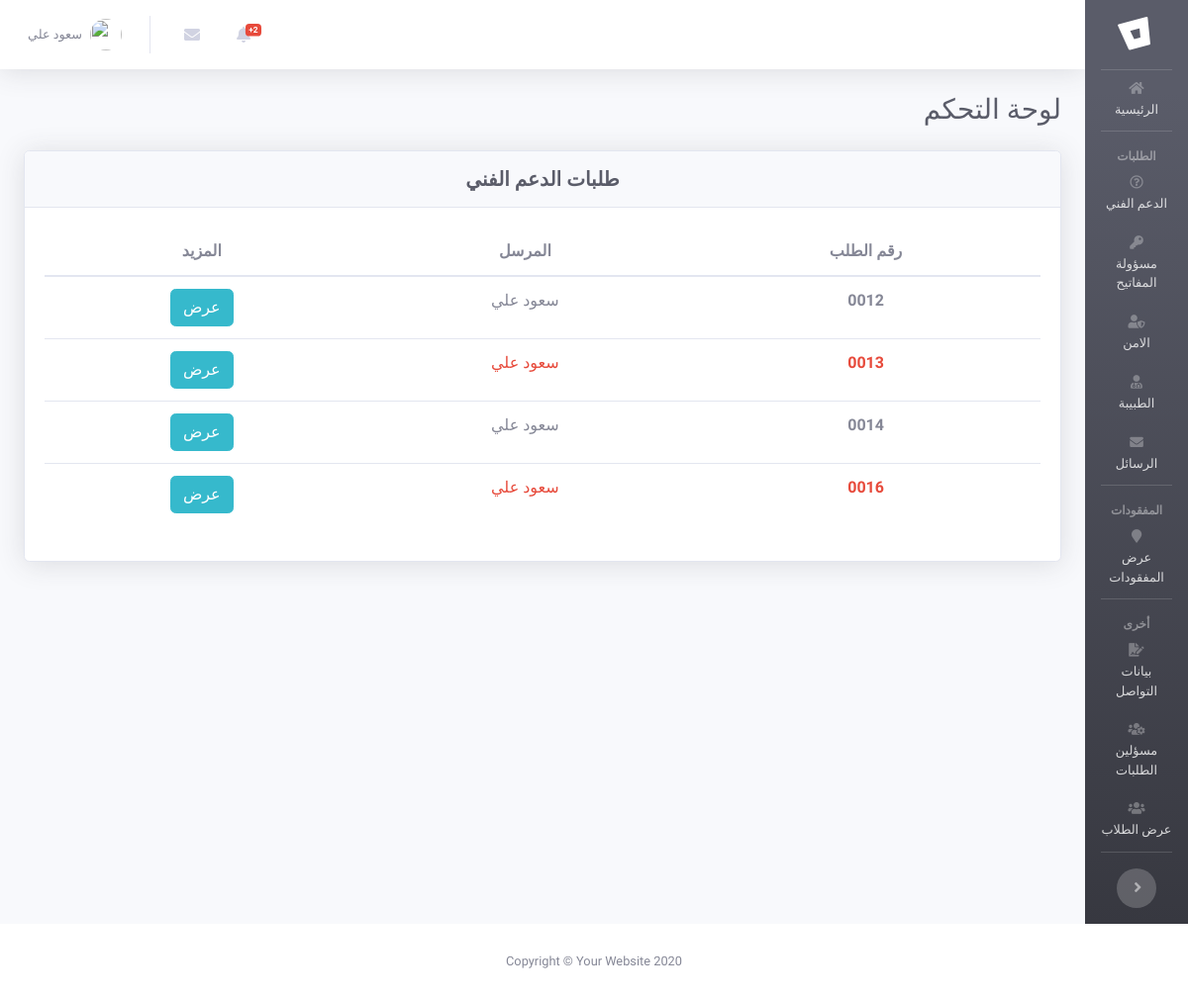
/dashboard/orders.php?do=support (signed in), run on the app's committed database.
### tables this page shows
CREATE TABLE `order` (
  `id` int(11) NOT NULL,
  `to_who` varchar(225) NOT NULL,
  `message` text NOT NULL,
  `important` int(11) NOT NULL DEFAULT '0',
  `from_who` int(11) NOT NULL,
  `reared` int(11) NOT NULL DEFAULT '0',
  `date_order` int(225) NOT NULL
);

CREATE TABLE `users` (
  `id` int(11) NOT NULL,
  `name` varchar(225) NOT NULL,
  `email` varchar(225) NOT NULL,
  `password` varchar(225) NOT NULL,
  `roal` int(11) NOT NULL DEFAULT '4',
  `token` varchar(225) NOT NULL,
  `token_end` datetime NOT NULL
);

### dashboard/includes/DataBase.php (called while the page is built, shortened)
<?php
class Database
{
    protected $_db;
    static $_instance;
    private $host = 'localhost';
    private $db_name = 'tvtc_test';
    private $username = 'root';
    private $password = '';
    private function __construct() {
        try{
            $this->_db = new PDO('mysql:host='.$this->host .';dbname='.$this->db_name .';charset=utf8mb4', ''.$this->username .'', ''.$this->password .'', [PDO::ATTR_ERRMODE => PDO::ERRMODE_EXCEPTION,PDO::ATTR_DEFAULT_FETCH_MODE => PDO::FETCH_ASSOC]);
        }catch(PDOException $e){
            $errorId = 6;
            require 'error.php';
            exit;
        }
    }
    public static function getInstance() {
        if (!(self::$_instance instanceof self)) {
            self::$_instance = new self();
        }
        return self::$_instance;
    }
    public function __call ( $method, $args ) {
        if ( is_callable(array($this->_db, $method)) ) {
            return call_user_func_array(array($this->_db, $method), $args);
        }
        else {
            throw new BadMethodCallException('Undefined method Database::' . $method);
        }
    }
}
$conn = Database::getInstance();

### dashboard/orders.php (the view, shortened to what this page needs)
<?php
if(isset($_GET['do'])){
    $do1 = $_GET['do'];
    switch ($do1){
        case 'support':
            $job1 = "الدعم الفني";
            break;
    }
}
?>
<?php include "includes/head.php";?>
<body id="page-top" >
<div id="wrapper">
    <?php include "includes/menu.php" ?>
    <div id="content-wrapper" class="d-flex flex-column">
        <div id="content">
            <nav class="navbar navbar-expand navbar-light bg-white topbar mb-4 static-top shadow">
                <ul class="navbar-nav mr-auto">
                    <?php include "includes/alert.php"?>
                    <?php include "includes/msg.php"?>
                    <?php include "includes/logout-menu.php"?>
                </ul>
            </nav>
            <div class="container-fluid">
                <div class="d-sm-flex align-items-center justify-content-between mb-4">
                    <h1 class="h3 mb-0 text-gray-800 text-right Fonty">لوحة التحكم</h1>
                </div>
                <div class="row" >
                    <div class="col-xl-12 col-md-12 mb-4" dir="rtl">
                        <div class="card shadow mb-4">
                            <div class="card-header py-3">
                                <h5 class="m-0 font-weight-bold text-dark Fonty text-center">طلبات <span><?=$job1?></span></h5>
                            </div>
                            <div class="card-body">
                                <div class="table-responsive text-center">
                                <table class="table">
                                    <thead class="table-borderless">
                                    <tr>
                                        <th scope="col">رقم الطلب</th>
                                        <th scope="col">المرسل</th>
                                        <th scope="col">المزيد</th>
                                    </tr>
                                    </thead>
                                    <tbody>
                                    <?php
                                    $stmt=$conn->prepare("SELECT `order`.`id`, date_order, name, important FROM `order` JOIN `users` on `order`.from_who = `users`.id WHERE `order`.`to_who`=:var");
                                    $stmt->bindValue(":var", $do1);
                                    $stmt->execute();
                                    if($stmt->rowCount() > 0) {
                                    $rows = $stmt->fetchAll();
                                    foreach ($rows as $row) {
                                        $invID = $row['id'];
                                        $name = $row['name'];
                                        $import = $row['important'];
                                        $invID = str_pad($invID, 4, '0', STR_PAD_LEFT);
                                        ?>
                                        <tr class="<?php echo ($import) ? 'text-danger' : "" ?>">
                                            <th scope="row"><?=$invID?></th>
                                            <td><?=$name?> </td>
                                            <td><a href="page_details.php?do=<?=$do1?>&order_id=<?=$row['id']?>" class="btn btn-info"> عرض </a>  </td>
                                        </tr>
                                   <?php }
                                    }else{
                                        $empty = true;
                                    }
                                    ?>
                                    </tbody>
                                </table>
                                </div>
                            </div>
                        </div>
                    </div>
                </div>
            </div>
        </div>
    </div>
</div>
        <footer class="sticky-footer bg-white">
            <div class="container my-auto">
                <div class="copyright text-center my-auto">
                    <span>Copyright &copy; Your Website 2020</span>
                </div>
            </div>
        </footer>
</body>
</html>

### dashboard/css/mystyle.css (style rules this page uses)
.Fonty { font-family: 'Tajawal', sans-serif; }

### dashboard/orders.php (style rules this page uses)
.navbar-nav { padding-right: 0; }
* { font-family: 'Tajawal', sans-serif; }

### data on the page
order: id "0012", from_who.name "سعود علي"
order: id "0013", from_who.name "سعود علي"
order: id "0014", from_who.name "سعود علي"
order: id "0016", from_who.name "سعود علي"

### other printed values
$count "2"
$_SESSION['dashName:TVTC'] "سعود علي"
$job1 "الدعم الفني"
